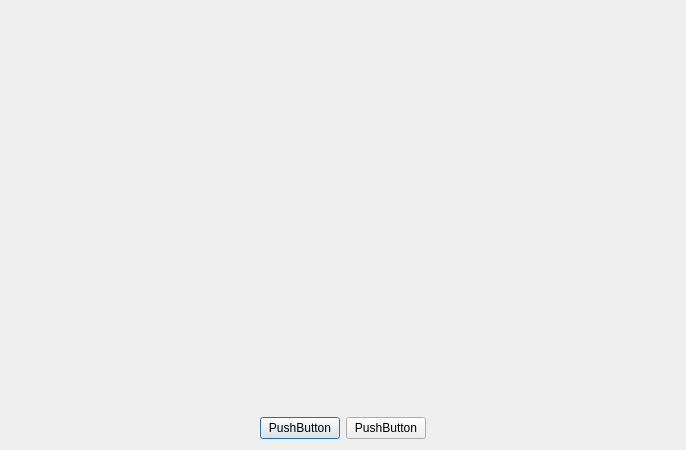
<?xml version="1.0" encoding="UTF-8"?>
<ui version="4.0">
 <class>Dialog</class>
 <widget class="QDialog" name="Dialog">
  <property name="geometry">
   <rect>
    <x>0</x>
    <y>0</y>
    <width>686</width>
    <height>450</height>
   </rect>
  </property>
  <property name="windowTitle">
   <string>Dialog</string>
  </property>
  <layout class="QVBoxLayout" name="verticalLayout">
   <item>
    <layout class="QHBoxLayout" name="horizontalLayout">
     <item>
      <widget class="QWidget" name="widget" native="true">
       <property name="sizePolicy">
        <sizepolicy hsizetype="Preferred" vsizetype="Expanding">
         <horstretch>0</horstretch>
         <verstretch>0</verstretch>
        </sizepolicy>
       </property>
       <layout class="QVBoxLayout" name="verticalLayout_3">
        <item>
         <layout class="QVBoxLayout" name="hLayout"/>
        </item>
       </layout>
      </widget>
     </item>
     <item>
      <widget class="QWidget" name="widget_self" native="true">
       <property name="maximumSize">
        <size>
         <width>200</width>
         <height>16777215</height>
        </size>
       </property>
      </widget>
     </item>
    </layout>
   </item>
   <item>
    <layout class="QHBoxLayout" name="horizontalLayout_2">
     <item>
      <spacer name="horizontalSpacer">
       <property name="orientation">
        <enum>Qt::Horizontal</enum>
       </property>
       <property name="sizeHint" stdset="0">
        <size>
         <width>40</width>
         <height>20</height>
        </size>
       </property>
      </spacer>
     </item>
     <item>
      <widget class="QPushButton" name="pushButton">
       <property name="text">
        <string>PushButton</string>
       </property>
      </widget>
     </item>
     <item>
      <widget class="QPushButton" name="pushButton_2">
       <property name="text">
        <string>PushButton</string>
       </property>
      </widget>
     </item>
     <item>
      <spacer name="horizontalSpacer_2">
       <property name="orientation">
        <enum>Qt::Horizontal</enum>
       </property>
       <property name="sizeHint" stdset="0">
        <size>
         <width>40</width>
         <height>20</height>
        </size>
       </property>
      </spacer>
     </item>
    </layout>
   </item>
  </layout>
 </widget>
 <resources/>
 <connections/>
</ui>
